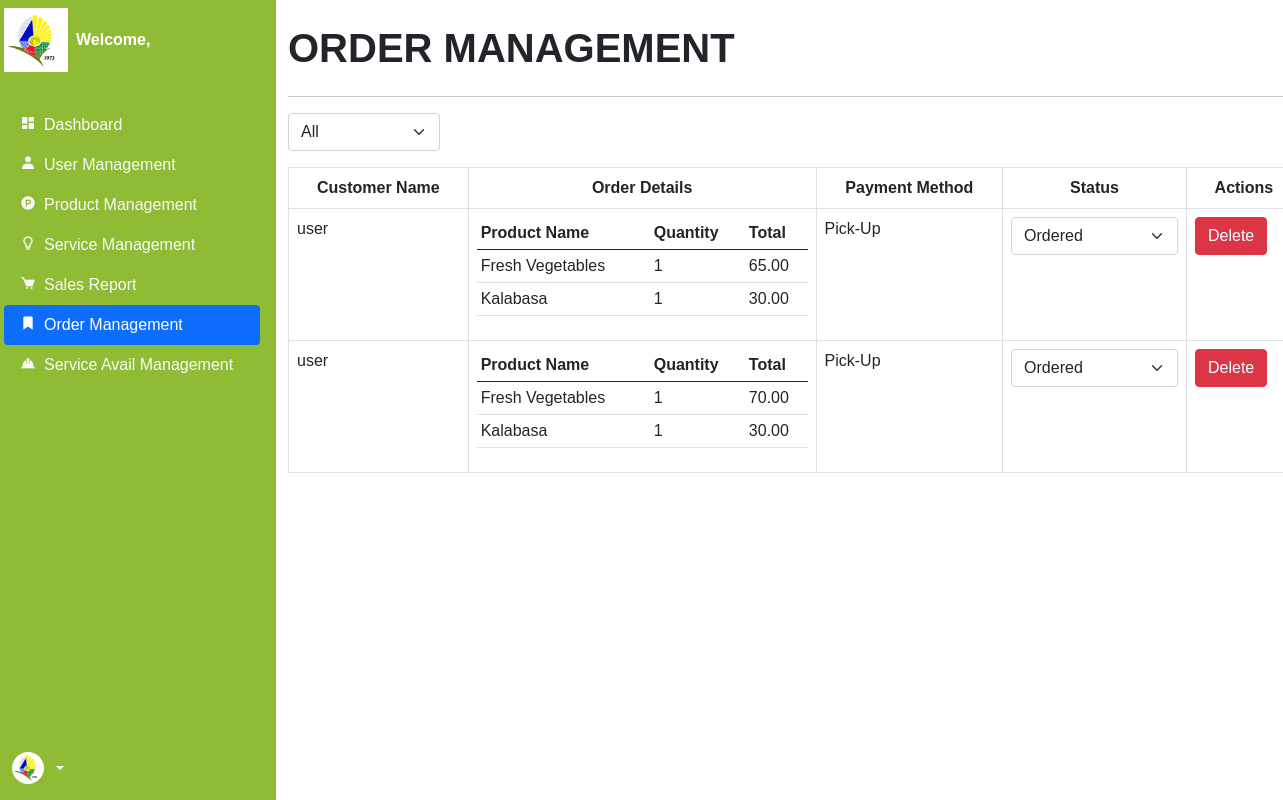
The app's page /backend/order.php with its own data.
### tables this page shows
CREATE TABLE `billing` (
  `ID` int(11) NOT NULL,
  `Fullname` varchar(255) NOT NULL,
  `Email` varchar(255) NOT NULL,
  `Contact` varchar(15) NOT NULL,
  `address` varchar(255) NOT NULL,
  `Location` text NOT NULL,
  `PaymentMethod` varchar(50) NOT NULL,
  `Order_ID` varchar(255) NOT NULL,
  `Timestamp` timestamp NOT NULL DEFAULT current_timestamp()
);

CREATE TABLE `products` (
  `ID` int(11) NOT NULL,
  `BillingID` int(11) DEFAULT NULL,
  `ProductName` varchar(255) NOT NULL,
  `Quantity` int(11) NOT NULL,
  `Total` decimal(10,2) NOT NULL,
  `Status` varchar(255) NOT NULL
);

### backend/order.php (the view, shortened to what this page needs)
<?php
    include '../components/backend_header.php';
?>
<body>
    <div class="container-fluid">
        <div class="row flex-nowrap">
            <div class="col-12 col-xl-2 navside">
                <div
                    class="d-flex flex-column align-items-center align-items-sm-start px-3 pt-2 text-white min-vh-100 bg">
                    <div class="d-flex">
                        <img src="../img/logo.png" class="logo me-2" alt="pos">
                        <a href="index.php"
                            class="d-flex align-items-center mb-md-0 me-md-auto text-white text-decoration-none">
                            <span class="fw-bold"><?php echo "Welcome, ", $_SESSION['username']; ?></span>
                        </a>
                    </div>
                    <ul class="nav nav-pills flex-column mb-auto w-100">
                        <li class="nav-item">
                            <a href="dashboard.php" class="nav-link link-light">
                                <i class="bx bxs-dashboard me-2"></i>Dashboard
                            </a>
                        </li>
                        <li class="nav-item">
                            <a href="user.php" class="nav-link link-light">
                                <i class='bx bxs-user me-2'></i>User Management
                            </a>
                        </li>
                        <li class="nav-item">
                            <a href="product.php" class="nav-link link-light">
                                <i class="bx bxl-product-hunt me-2"></i>Product Management
                            </a>
                        </li>
                        <li class="nav-item">
                            <a href="service.php" class="nav-link link-light">
                                <i class="bx bx-bulb me-2"></i>Service Management
                            </a>
                        </li>
                        <li class="nav-item">
                            <a href="sales.php" class="nav-link link-light">
                                <i class="bx bxs-cart me-2"></i>Sales Report
                            </a>
                        </li>
                        <li class="nav-item">
                            <a href="order.php" class="nav-link active" aria-current="page">
                                <i class='bx bxs-bookmark me-2'></i>Order Management
                            </a>
                        </li>
                        <li class="nav-item">
                            <a href="service_avail.php" class="nav-link link-light">
                                <i class='bx bxs-hard-hat me-2'></i>Service Avail Management
                            </a>
                        </li>
                    </ul>
                    <div class="dropdown drop">
                        <a href="#"
                            class="d-flex align-items-center text-white text-decoration-none dropdown-toggle ms-2"
                            id="dropdownUser2" data-bs-toggle="dropdown" aria-expanded="false">
                            <img src="../img/logo.png" alt="pos" width="32" height="32" class="rounded-circle me-2">
                        </a>
                    </div>
                </div>
            </div>
            <?php
                function fetchDataWithJoin($conn, $statusFilter = null) {
                    $query = "SELECT BillingID, MIN(Status) AS Status
                            FROM products
                            GROUP BY BillingID";
                    $result = $conn->query($query);
                    $data = array();
                    while ($row = $result->fetch_assoc()) {
                        $data[] = $row;
                    }
                    return $data;
                }
                $joinedData = fetchDataWithJoin($conn);
                $statusOptions = ['Ordered', 'In Delivery', 'Delivered', 'Canceled'];
            ?>
            <div class="col-12 col-xl-10">
                <div class="col mt-4">
                    <h1 class="mb-4 text-uppercase fw-bolder">Order Management</h1>
                    <hr>
                    <div class="row">
                        <div class="col">
                            <form action="" method="POST">
                                <div class="mb-3" style="width: 15%;">
                                    <select class="form-select" name="filterStatus" id="filterStatus" onchange="this.form.submit()">
                                        <option value="NULL">All</option>
                                    </select>
                                </div>
                            </form>
                            <div class="table-responsive">
                                <table class="table table-bordered">
                                    <thead>
                                        <tr class="text-center">
                                            <th>Customer Name</th>
                                            <th>Order Details</th>
                                            <th>Payment Method</th>
                                            <th>Status</th>
                                            <th>Actions</th>
                                        </tr>
                                    </thead>
                                    <tbody>
                                        <?php foreach ($joinedData as $product) {
                                            $BillingID = $product['BillingID'];
                                            $queryBillingdata = "SELECT * FROM billing WHERE id = $BillingID";
                                            $BillingdataRes = mysqli_query($conn, $queryBillingdata);
                                            foreach($BillingdataRes as $BillingData){
                                        ?>
                                            <tr>
                                                <td><?= $BillingData['Fullname']; ?></td>
                                                <td>
                                                    <div class="table responsive">
                                                        <table class="table table-sm">
                                                            <thead>
                                                                <tr>
                                                                    <th>Product Name</th>
                                                                    <th>Quantity</th>
                                                                    <th>Total</th>
                                                                </tr>
                                                            </thead>
                                                            <tbody>
                                                                <?php
                                                                    $queryOrderData = "SELECT * FROM products WHERE BillingID = $BillingID";
                                                                    $OrderDataRes = mysqli_query($conn, $queryOrderData);
                                                                    foreach($OrderDataRes as $OrderData){
                                                                ?>
                                                                    <tr>
                                                                        <td><?= $OrderData['ProductName']; ?></td>
                                                                        <td><?= $OrderData['Quantity']; ?></td>
                                                                        <td><?= $OrderData['Total']; ?></td>
                                                                    </tr>
                                                                <?php } ?>
                                                            </tbody>
                                                        </table>
                                                    </div>
                                                </td>
                                                <td><?= $BillingData['PaymentMethod'] ?></td>
                                                <td>
                                                    <select class="form-select" name="status" id="status<?= $BillingID; ?>" onchange="updateStatus(<?= $BillingID; ?>, this)">
                                                        <?php foreach ($statusOptions as $statusOption) { ?>
                                                            <option value="<?= $statusOption; ?>" <?= ($statusOption === $product['Status']) ? 'selected' : ''; ?>>
                                                                <?= $statusOption; ?>
                                                            </option>
                                                        <?php } ?>
                                                    </select>
                                                </td>
                                                <td>
                                                    <a href="order_delete.php?id=<?= $BillingID; ?>" class="btn btn-danger">Delete</a>
                                                </td>
                                            </tr>
                                        <?php } } ?>
                                    </tbody>
                                </table>
                            </div>
                        </div>
                    </div>
                </div>
            </div>
        </div>
    </div>
</body>
</html>

### backend/css/dashboard.css (style rules this page uses)
* { margin: 0; padding: 0; box-sizing: border-box; font-family: "Poppins", sans-serif; }
html { width: 100%; margin: 0; background-color: var(--background); }
:root { --text: #000000; --background: #f5f5f5; --primary: #90BC35; --secondary: #FFF78C; --accent: #183D8B; --white: #FFFFFF; }
.container-fluid { padding: 0; }
.container-fluid .row { margin-right: 1rem; }
.container-fluid .bg { background-color: var(--primary); }
.container-fluid .logo { width: 4rem; }
.container-fluid .col-xl-2 { width: 18rem; padding: 0; }
.container-fluid .dropdown { margin-bottom: 1rem; }

### records on screen
billing: Fullname "user", PaymentMethod "Pick-Up"
products: ProductName "Fresh Vegetables", Quantity "1", Total "65.00"
products: ProductName "Kalabasa", Quantity "1", Total "30.00"
billing: Fullname "user", PaymentMethod "Pick-Up"
products: ProductName "Fresh Vegetables", Quantity "1", Total "70.00"
products: ProductName "Kalabasa", Quantity "1", Total "30.00"

### other values on screen
form field status "Ordered"
